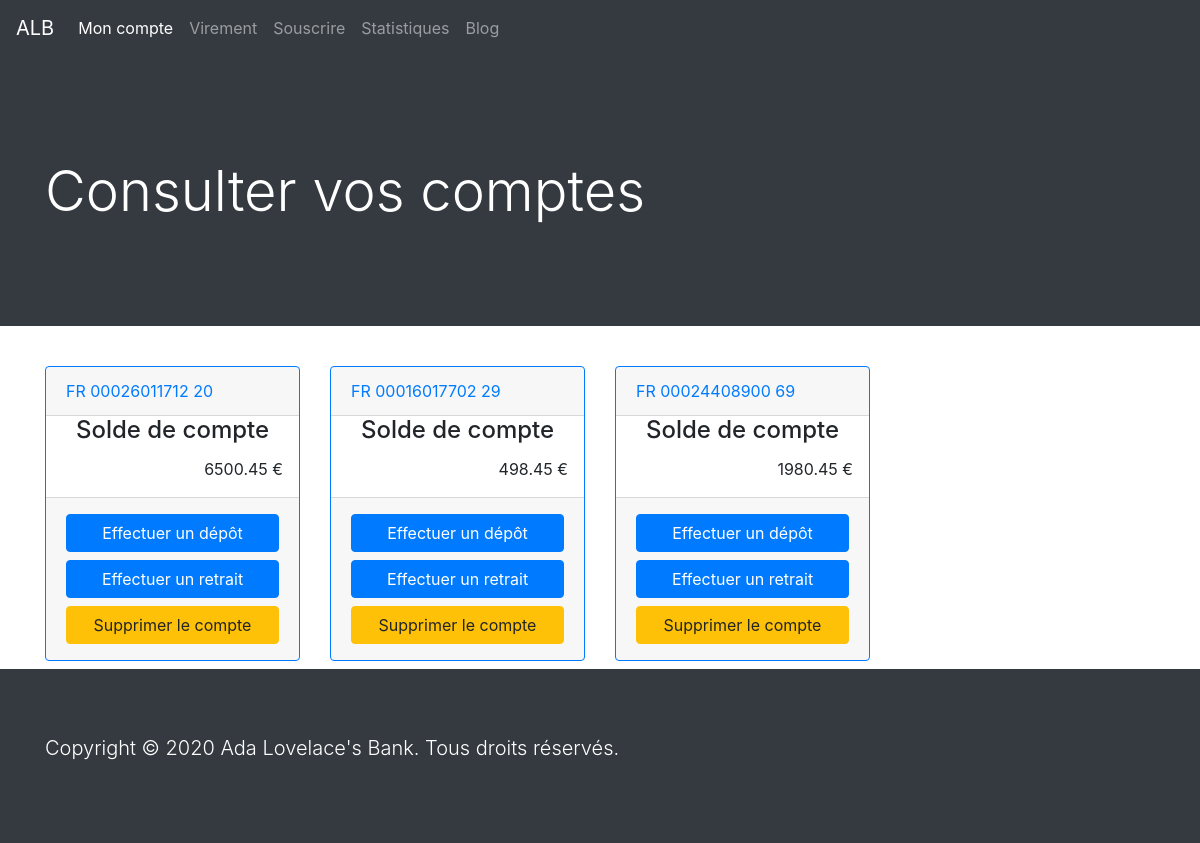
Before: /index.php (signed in) with the older database file.
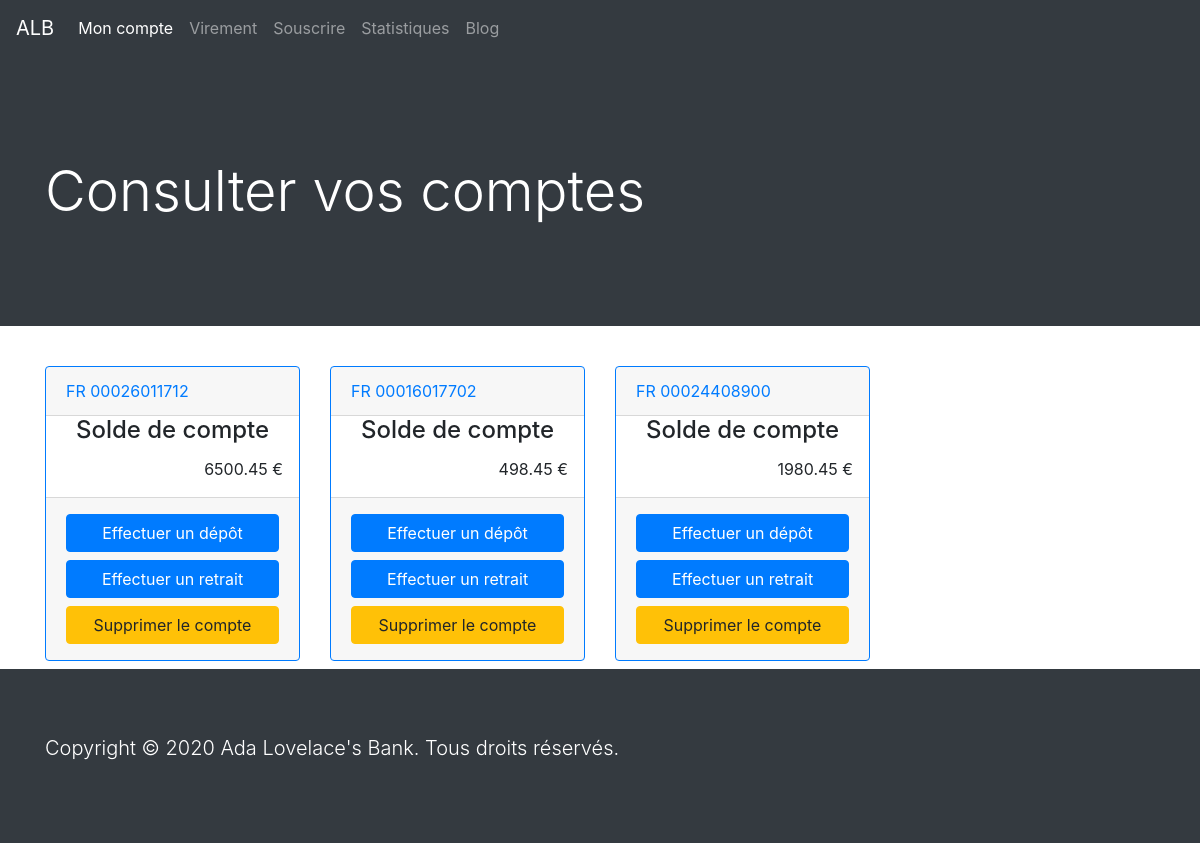
After: the same page with the newer database file.
### tables this page shows
CREATE TABLE alb_accounts (
		a_id TINYINT UNSIGNED NOT NULL AUTO_INCREMENT UNIQUE,
		a_user_id INT UNSIGNED NOT NULL,
		a_number VARCHAR(35) NOT NULL UNIQUE,
		a_type VARCHAR(30) NOT NULL,
		a_balance DECIMAL(11,2) NOT NULL,
		a_creation_date DATE NOT NULL,
		PRIMARY KEY (a_id),
		CONSTRAINT fk_user_id
			FOREIGN KEY (a_user_id)
			REFERENCES alb_users(u_id)
	);

### page/database.php (called while the page is built, shortened)
<?php
function getAccounts($db, $userId) {
    $query = $db->prepare("SELECT * FROM alb_accounts WHERE a_user_id = :userId");
    $query->execute(["userId" => $userId]);
    return $query->fetchall(PDO::FETCH_ASSOC);
}

### index.php (the view, shortened to what this page needs)
<?php
  $userId = $_SESSION['logged'];
  require_once "page/database.php";
  $db = dbConnect();
  $accounts = getAccounts($db, $userId);
  $title = "Consulter vos comptes";
  include "page/header.php";
?>
  <main class="container">
    <section class="row">
      <?php
        foreach ($accounts as $keys => $value):
      ?>
        <div class ="col-12 col-sm-6 col-lg-3 my-2">
          <div class="card border-primary h-100">
            <div class="card-header">
              <a href="account.php?account=<?= $value['a_id'] ?>" >
                <?= $value['a_number'] ?>
              </a>
            </div>
            <h4 class="card-title text-center">Solde de compte</h4>
            <p class="card-text text-right pr-3"><?= $value['a_balance'] ?> €</p>
            <div class="card-footer">
              <a href="#" class="btn btn-primary w-100 my-1">Effectuer un dépôt</a>
              <a href="#" class="btn btn-primary w-100 my-1">Effectuer un retrait</a>
              <a href="#" class="btn btn btn-warning w-100 my-1">Supprimer le compte</a>
            </div>
          </div>
        </div>
      <?php
        endforeach;
      ?>
    </section>
  </main>
<?php
  include "page/footer.php";
?>

### page/header.php (shortened to what this page needs)
<!doctype html>
<html class="no-js" lang="fr">
<head>
  <link rel="stylesheet" href="https://stackpath.bootstrapcdn.com/bootstrap/4.5.2/css/bootstrap.min.css">
  <link rel="stylesheet" href="css/normalize.css">
  <link rel="stylesheet" href="css/main.css">
</head>
<body>
  <nav class="navbar navbar-expand-lg navbar-dark bg-dark">
    <a class="navbar-brand" href="#">ALB</a>
    <div class="collapse navbar-collapse" id="navbarNavAltMarkup">
      <div class="navbar-nav">
        <a class="nav-link active" href="index.php">Mon compte<span class="sr-only">(current)</span></a>
        <a class="nav-link" href="virements.php">Virement</a>
        <a class="nav-link" href="souscrire.php">Souscrire</a>
        <a class="nav-link" href="statistiques.php">Statistiques</a>
        <a class="nav-link" href="blog.php">Blog</a>
      </div>
    </div>
  </nav>
  <header class="jumbotron jumbotron-fluid text-white bg-dark">
    <div class="container">
      <h1 class="display-4"><?php echo $title ?></h1>
    </div>
  </header>

### page/footer.php (shortened to what this page needs)
  <footer class="jumbotron jumbotron-fluid text-white bg-dark mb-0">
    <div class="container">
      <p class="lead">Copyright © 2020 Ada Lovelace's Bank. Tous droits réservés.</p>
    </div>
  </footer>
</body>
</html>

### css/main.css (style rules this page uses)
html { color: #222; font-size: 1em; line-height: 1.4; }

Changed rows visible on the page:
changed alb_accounts (number 1 of 3 on the later page): a_number "FR 00026011712 20" → "FR 00026011712"
changed alb_accounts (number 2 of 3 on the later page): a_number "FR 00016017702 29" → "FR 00016017702"
changed alb_accounts (number 3 of 3 on the later page): a_number "FR 00024408900 69" → "FR 00024408900"
